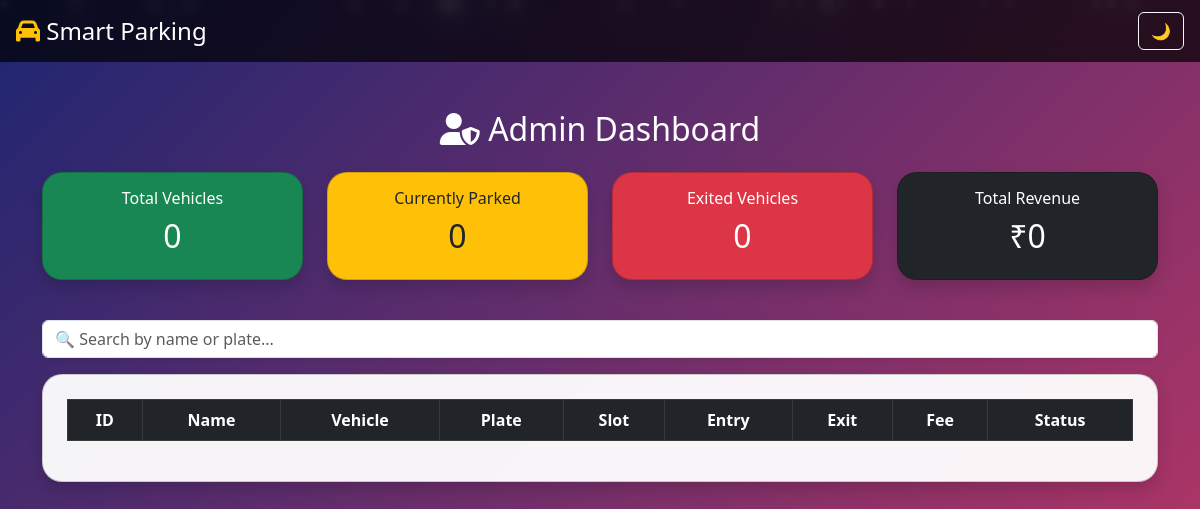
/admin, run on an earlier commit of the app's database.
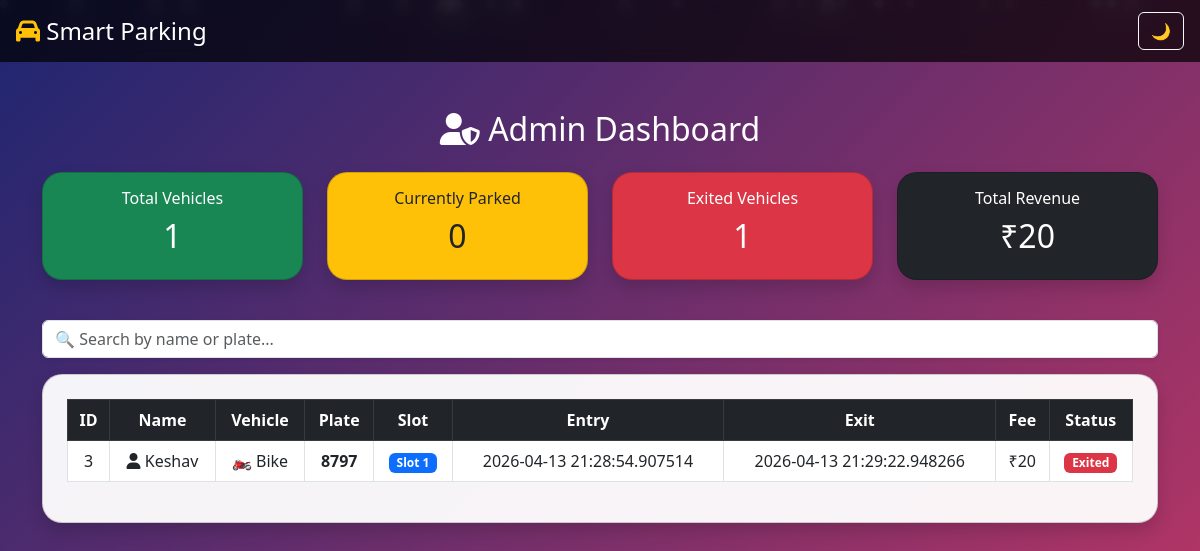
And on a later commit of the database.
### tables this page shows
CREATE TABLE users (
            id INTEGER PRIMARY KEY AUTOINCREMENT,
            name TEXT,
            vehicle TEXT,
            plate TEXT UNIQUE,
            slot INTEGER,
            entry_time TEXT,
            exit_time TEXT,
            fee INTEGER,
            status TEXT
        );

### main.py (the view)
@app.route('/admin')
def admin():
    conn = sqlite3.connect('parking.db')
    cur = conn.cursor()
    cur.execute("SELECT * FROM users")
    users = cur.fetchall()
    conn.close()
    return render_template('admin.html', users=users)

### templates/admin.html (shortened to what this page needs)
{% extends 'base.html' %}
{% block content %}
<div class="text-center mt-5 animate__animated animate__fadeInDown">
    <h2 class="text-center mb-4 title-glow">
        <i class="fas fa-user-shield"></i> Admin Dashboard
    </h2>
    <div class="row text-center mb-4">
        <div class="col-md-3 mb-3">
            <div class="card p-3 bg-success text-white shadow">
                <h6>Total Vehicles</h6>
                <h2>{{ users|length }}</h2>
            </div>
        </div>
        <div class="col-md-3 mb-3">
            <div class="card p-3 bg-warning text-dark shadow">
                <h6>Currently Parked</h6>
                <h2>{{ users | selectattr(8, 'equalto', 'parked') | list | length }}</h2>
            </div>
        </div>
        <div class="col-md-3 mb-3">
            <div class="card p-3 bg-danger text-white shadow">
                <h6>Exited Vehicles</h6>
                <h2>{{ users | selectattr(8, 'equalto', 'exited') | list | length }}</h2>
            </div>
        </div>
        <div class="col-md-3 mb-3">
            <div class="card p-3 bg-dark text-white shadow">
                <h6>Total Revenue</h6>
                <h2>₹{{ users | map(attribute=7) | select | sum }}</h2>
            </div>
        </div>
    </div>
    <input type="text" id="searchInput" class="form-control mb-3 shadow-sm"
           placeholder="🔍 Search by name or plate...">
    <div class="card p-4 shadow">
        <div class="table-responsive">
            <table class="table table-hover table-bordered align-middle text-center">
                <thead class="table-dark">
                    <tr>
                        <th>ID</th>
                        <th>Name</th>
                        <th>Vehicle</th>
                        <th>Plate</th>
                        <th>Slot</th>
                        <th>Entry</th>
                        <th>Exit</th>
                        <th>Fee</th>
                        <th>Status</th>
                    </tr>
                </thead>
                <tbody id="tableBody">
                    {% for u in users %}
                    <tr>
                        <td>{{ u[0] }}</td>
                        <td>
                            <i class="fas fa-user"></i> {{ u[1] }}
                        </td>
                        <td>
                            {% if u[2] == "car" %}
                                🚗 Car
                            {% else %}
                                🏍️ Bike
                            {% endif %}
                        </td>
                        <td><strong>{{ u[3] }}</strong></td>
                        <td>
                            <span class="badge bg-primary">Slot {{ u[4] }}</span>
                        </td>
                        <td>{{ u[5] }}</td>
                        <td>
                            {% if u[6] %}
                                {{ u[6] }}
                            {% else %}
                                -
                            {% endif %}
                        </td>
                        <td>
                            {% if u[7] %}
                                ₹{{ u[7] }}
                            {% else %}
                                -
                            {% endif %}
                        </td>
                        <td>
                            {% if u[8] == "parked" %}
                                <span class="badge bg-success">Parked</span>
                            {% else %}
                                <span class="badge bg-danger">Exited</span>
                            {% endif %}
                        </td>
                    </tr>
                    {% endfor %}
                </tbody>
            </table>
        </div>
    </div>
</div>
{% endblock %}

### templates/base.html (shortened to what this page needs)
<!DOCTYPE html>
<html lang="en">
<head>
    <link href="https://cdn.jsdelivr.net/npm/bootstrap@5.3.0/dist/css/bootstrap.min.css" rel="stylesheet">
    <link href="https://cdnjs.cloudflare.com/ajax/libs/font-awesome/6.0.0/css/all.min.css" rel="stylesheet">
    <link rel="stylesheet" href="https://cdnjs.cloudflare.com/ajax/libs/animate.css/4.1.1/animate.min.css"/>
</head>
<body>
<div class="particles">
    <span></span><span></span><span></span><span></span><span></span>
    <span></span><span></span><span></span><span></span><span></span>
    <span></span><span></span><span></span><span></span><span></span>
    <span></span><span></span><span></span><span></span><span></span>
    <span></span><span></span><span></span><span></span><span></span>
    <span></span><span></span><span></span><span></span><span></span>
</div>
<nav class="navbar navbar-dark px-3">
    <span class="navbar-brand fs-4">
        <i class="fas fa-car text-warning"></i> Smart Parking
    </span>
    <button onclick="toggleDark()" class="btn btn-outline-light">
        🌙
    </button>
</nav>
<div class="container mt-4 animate__animated animate__fadeIn">
    {% block content %}{% endblock %}
</div>
</body>
</html>

### templates/base.html (style rules this page uses)
body { background: linear-gradient(135deg, #1d2671, #c33764); color: white; min-height: 100vh; overflow-x: hidden; }
.particles { position: fixed; width: 100%; height: 100%; z-index: -1; overflow: hidden; }
.particles span { position: absolute; border-radius: 50%; background: rgba(255,255,255,0.15); animation: floatUp linear infinite; box-shadow: 0 0 10px rgba(255,255,255,0.3); }
.particles span:nth-child(odd) { width: 8px; height: 8px; animation-duration: 12s; }
.particles span:nth-child(even) { width: 14px; height: 14px; animation-duration: 18s; }
.card { border-radius: 20px; background: rgba(255,255,255,0.95); color: black; backdrop-filter: blur(12px); transition: 0.3s; }
.navbar { background: rgba(0,0,0,0.7); backdrop-filter: blur(15px); }

What changed in the data, as far as the page shows it:
added users: id "3", name "Keshav", vehicle "🏍️ Bike", plate "8797", slot "1", entry_time "2026-04-13 21:28:54.907514", exit_time "2026-04-13 21:29:22.948266", fee "20", status "Exited"
Also different on the page:
{{ users|length }}: "0" → "1"
{{ users | selectattr(8, 'equalto', 'exited') | list | length }}: "0" → "1"
{{ users | map(attribute=7) | select | sum }}: "0" → "20"
